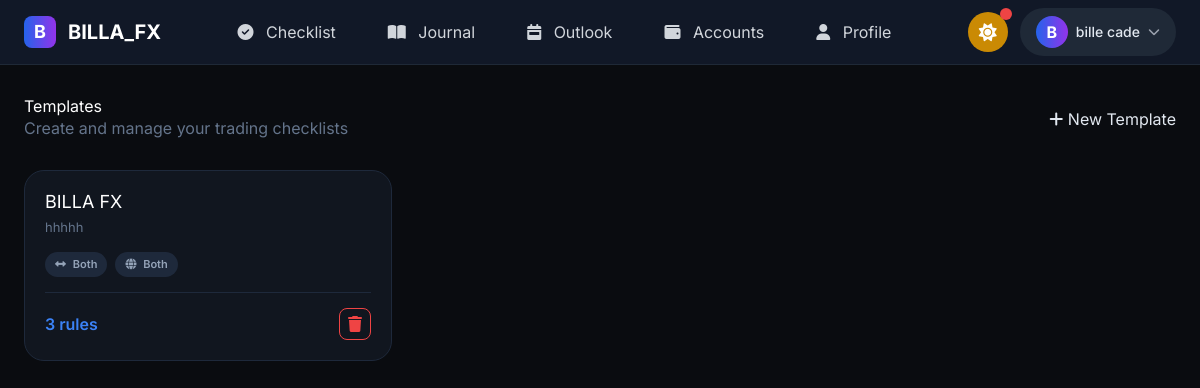
The page /templates.php (signed in) on the database its author committed.
### tables this page shows
CREATE TABLE `templates` (
  `id` int(11) NOT NULL,
  `user_id` int(11) NOT NULL,
  `name` varchar(100) NOT NULL,
  `description` text DEFAULT NULL,
  `direction_scope` enum('Both','Bullish','Bearish') DEFAULT 'Both',
  `session_scope` enum('Both','London','New York','Asian') DEFAULT 'Both',
  `created_at` timestamp NOT NULL DEFAULT current_timestamp()
);

### templates.php (the view, shortened to what this page needs)
<?php
require_once 'auth.php';
$user_id = $_SESSION['user_id'];
$templates = $conn->prepare("SELECT * FROM templates WHERE user_id = ? ORDER BY created_at DESC");
$templates->bind_param("i", $user_id);
$templates->execute();
$templates = $templates->get_result();
require_once 'header.php';
?>
<div class="main-container">
    <div class="page-header" style="display: flex; justify-content: space-between; align-items: center; margin-bottom: 30px;">
        <div>
            <h1 style="color: white;">Templates</h1>
            <p style="color: #64748b;">Create and manage your trading checklists</p>
        </div>
        <button class="btn-new" onclick="openCreateTemplateModal()">
            <i class="fas fa-plus"></i> New Template
        </button>
    </div>
    <div class="row" id="templatesGrid">
        <?php if ($templates->num_rows > 0): ?>
            <?php while ($t = $templates->fetch_assoc()):
                $ruleCount = $conn->prepare("SELECT COUNT(*) as cnt FROM template_rules WHERE template_id = ? AND parent_id IS NULL");
                $ruleCount->bind_param("i", $t['id']);
                $ruleCount->execute();
                $rc = $ruleCount->get_result()->fetch_assoc()['cnt'];
            ?>
            <div class="col-md-4 col-sm-6 mb-4">
                <div class="template-card" onclick="editTemplate(<?php echo $t['id']; ?>)">
                    <h3><?php echo htmlspecialchars($t['name']); ?></h3>
                    <p><?php echo htmlspecialchars($t['description'] ?: 'No description'); ?></p>
                    <div style="display: flex; gap: 8px; flex-wrap: wrap; margin-bottom: 10px;">
                        <span class="scope-badge"><i class="fas fa-arrows-alt-h"></i> <?php echo $t['direction_scope']; ?></span>
                        <span class="scope-badge"><i class="fas fa-globe"></i> <?php echo $t['session_scope']; ?></span>
                    </div>
                    <div class="template-footer">
                        <span class="rule-count"><?php echo $rc; ?> rules</span>
                        <button class="delete-btn" onclick="event.stopPropagation(); deleteTemplate(<?php echo $t['id']; ?>, '<?php echo htmlspecialchars($t['name']); ?>')">
                            <i class="fas fa-trash"></i>
                        </button>
                    </div>
                </div>
            </div>
            <?php endwhile; ?>
        <?php endif; ?>
    </div>
</div>

### header.php (style rules this page uses)
body { font-family: 'Inter', sans-serif; background: #0a0c10; color: #e2e8f0; padding-bottom: 70px; }

### templates.php (style rules this page uses)
.template-card { background: #11161f; border: 1px solid #1e293b; border-radius: 20px; padding: 20px; transition: all 0.3s; cursor: pointer; }
.template-card h3 { color: white; font-size: 18px; margin: 0 0 5px 0; }
.template-card p { color: #64748b; font-size: 13px; margin: 0 0 15px 0; }
.template-footer { display: flex; justify-content: space-between; align-items: center; border-top: 1px solid #1e293b; padding-top: 15px; margin-top: 15px; }
.scope-badge { padding: 4px 10px; border-radius: 30px; font-size: 11px; font-weight: 600; background: #1e293b; color: #94a3b8; }
.scope-badge i { margin-right: 4px; }
.rule-count { color: #3b82f6; font-weight: 600; }
.delete-btn { color: #ef4444; background: transparent; border: 1px solid #ef4444; width: 32px; height: 32px; border-radius: 8px; display: inline-flex; align-items: center; justify-content: center; transition: all 0.3s; }

### rows shown on the page
templates: name "BILLA FX", description "hhhhh", direction_scope "Both", session_scope "Both", rc "3"

### other values the page prints
substr($_SESSION['username'] ?? 'U', 0, 1) "B"
$_SESSION['full_name'] "bille cade"
